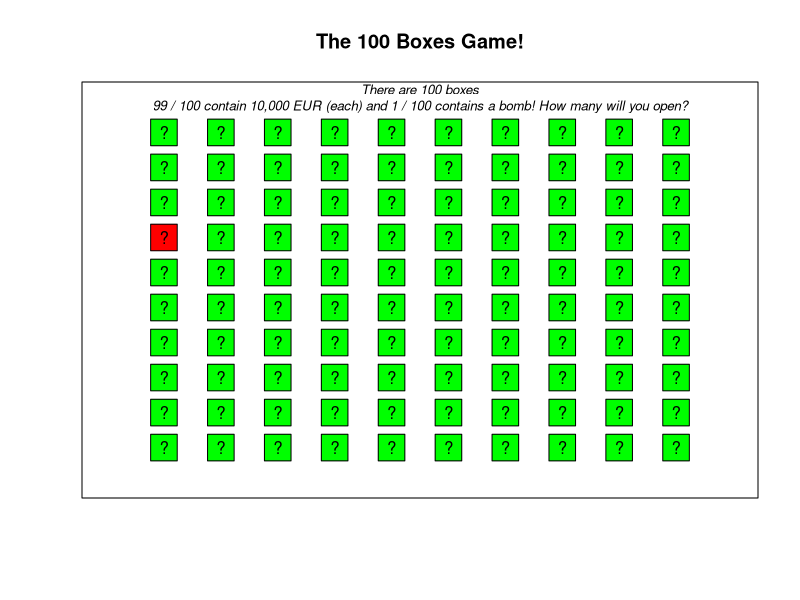

R code for this plot:
## ---- chunk 1
knitr::opts_chunk$set(fig.width=12, fig.height=8,
                      echo=TRUE, warning=FALSE, message=FALSE)
## ---- chunk 2
# Random sample of 50 values from N(mean = 20, sd = 10)
x <- rnorm(n = 50, mean = 20, sd = 10)
## ---- chunk 3
# Plot of the Boxes Game

# Plotting space
plot(1, xlim = c(0, 11), ylim = c(0, 11),
     xlab = "", ylab = "", main = "The 100 Boxes Game!", 
     type = "n", xaxt = "n", yaxt = "n")

text(x = 5.5, y = 11, labels = "There are 100 boxes\n99 / 100 contain 10,000 EUR (each) and 1 / 100 contains a bomb! How many will you open?", font = 3, cex = .8)

# Boxes
points(x = rep(1:10, times = 10), y = rep(1:10, each = 10), 
    pch = 22, cex = 4, 
     bg = sample(c(rep("green", 99), "red")))

# Labels
points(x = rep(1:10, times = 10), y = rep(1:10, each = 10), pch = "?")

## ---- chunk 4
i.will.open <- 0  # How many do you want to open? Change the value from 0 to your number
## ---- chunk 5
# Run this chunk to create the function
play.boxes.game <- function(i.will.open) {

# Prevents exponent printing  
options("scipen" = 100, "digits" = 4)
  
if(i.will.open == 0) {
  
  print("You didn't open any boxes! You earned nothing but are still alive")}
  
if(i.will.open > 0) {
  
  boxes.result <- sample(x = c(rep(100000, 99), -Inf),
                   size = i.will.open)

if(-Inf %in% boxes.result) {
  
  print(paste("You're dead!!! You opened ", i.will.open, 
              " boxes and got the bomb!!!", sep = ""))}

if((-Inf %in% boxes.result) == FALSE) {
  
  print(paste("Congratulations!!! You opened ", i.will.open, 
              " boxes and earned ", sum(boxes.result), 
              " Euros! Don't you want to play again? :)", sep = ""))}
}
  
}
## ---- chunk 6
play.boxes.game(0)  # Play with 0 boxes
